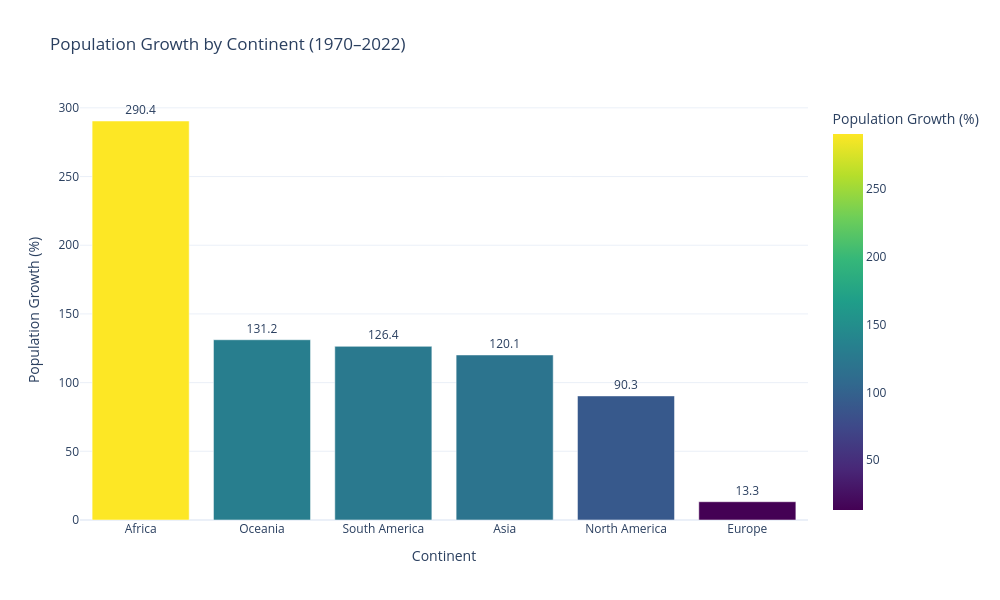

The notebook cell saved with this chart:
### Markdown cell above
**Chart choice & justification:** *Which chart did you choose, and why? Justify design choices.

i used a  Bar Chart to compare population growth percentages across all six continents between 1970 and 2022

Easy comparison: A bar chart makes it easy to compare population growth percentages across different continents.

Clear representation: Each bar represents one continent, and its height represents the percentage of population growth.

Highlighting: Africa is highlighted in yellow to draw attention to the fastest-growing continent.

Sorting: The bars are arranged in descending order, making the comparison easier.

Labels: Percentage values are displayed above each bar for better readability.

### Code cell
# Q1 - Which continent is growing fastest?

# Calculate total population by continent and year
continent_pop = (
    df_long.groupby(['Continent', 'Year'])['Population']
    .sum()
    .reset_index()
)

# Get population in 1970 and 2022
pop_1970 = (
    continent_pop[continent_pop['Year'] == 1970]
    .set_index('Continent')['Population']
)

pop_2022 = (
    continent_pop[continent_pop['Year'] == 2022]
    .set_index('Continent')['Population']
)

# Calculate percentage growth since 1970
growth = pd.DataFrame({
    'Population 1970': pop_1970,
    'Population 2022': pop_2022
})

growth['Growth (%)'] = (
    (growth['Population 2022'] - growth['Population 1970'])
    / growth['Population 1970']
) * 100

growth = growth.sort_values('Growth (%)', ascending=False)

# Display results
display(growth.round(2))

# Identify fastest-growing continent
fastest = growth['Growth (%)'].idxmax()

print(f"Fastest growing continent: {fastest}")
print(f"Population growth: {growth.loc[fastest, 'Growth (%)']:.2f}%")

# Create bar chart
fig = px.bar(
    growth.reset_index(),
    x='Continent',
    y='Growth (%)',
    color='Growth (%)',
    text=growth['Growth (%)'].round(1),
    title='Population Growth by Continent (1970–2022)',
    labels={
        'Growth (%)': 'Population Growth (%)',
        'Continent': 'Continent'
    },
    color_continuous_scale='Viridis'
)

fig.update_traces(textposition='outside')

fig.update_layout(
    template='plotly_white',
    width=1000,
    height=600,
    showlegend=False
)

fig.show()

### Figure 1 — Plotly figure (JSON) as saved in the notebook; plotly's stock layout.template omitted (floating-point values rounded to 4 significant figures)
{"data": [{"hovertemplate": "Continent=%{x}<br>Population Growth (%)=%{marker.color}<br>text=%{text}<extra></extra>", "legendgroup": "", "marker": {"color": [290.4, 131.2, 126.4, 120.1, 90.31, 13.3], "coloraxis": "coloraxis", "pattern": {"shape": ""}}, "name": "", "orientation": "v", "showlegend": false, "text": [290.4, 131.2, 126.4, 120.1, 90.3, 13.3], "textposition": "outside", "type": "bar", "x": ["Africa", "Oceania", "South America", "Asia", "North America", "Europe"], "xaxis": "x", "y": [290.4, 131.2, 126.4, 120.1, 90.31, 13.3], "yaxis": "y"}], "layout": {"barmode": "relative", "coloraxis": {"autocolorscale": false, "colorbar": {"title": {"text": "Population Growth (%)"}}, "colorscale": [[0, "#440154"], [0.1111, "#482878"], [0.2222, "#3e4989"], [0.3333, "#31688e"], [0.4444, "#26828e"], [0.5556, "#1f9e89"], [0.6667, "#35b779"], [0.7778, "#6ece58"], [0.8889, "#b5de2b"], [1, "#fde725"]]}, "height": 600, "legend": {"tracegroupgap": 0}, "showlegend": false, "title": {"text": "Population Growth by Continent (1970–2022)"}, "width": 1000, "xaxis": {"anchor": "y", "domain": [0, 1], "title": {"text": "Continent"}}, "yaxis": {"anchor": "x", "domain": [0, 1], "title": {"text": "Population Growth (%)"}}}}
